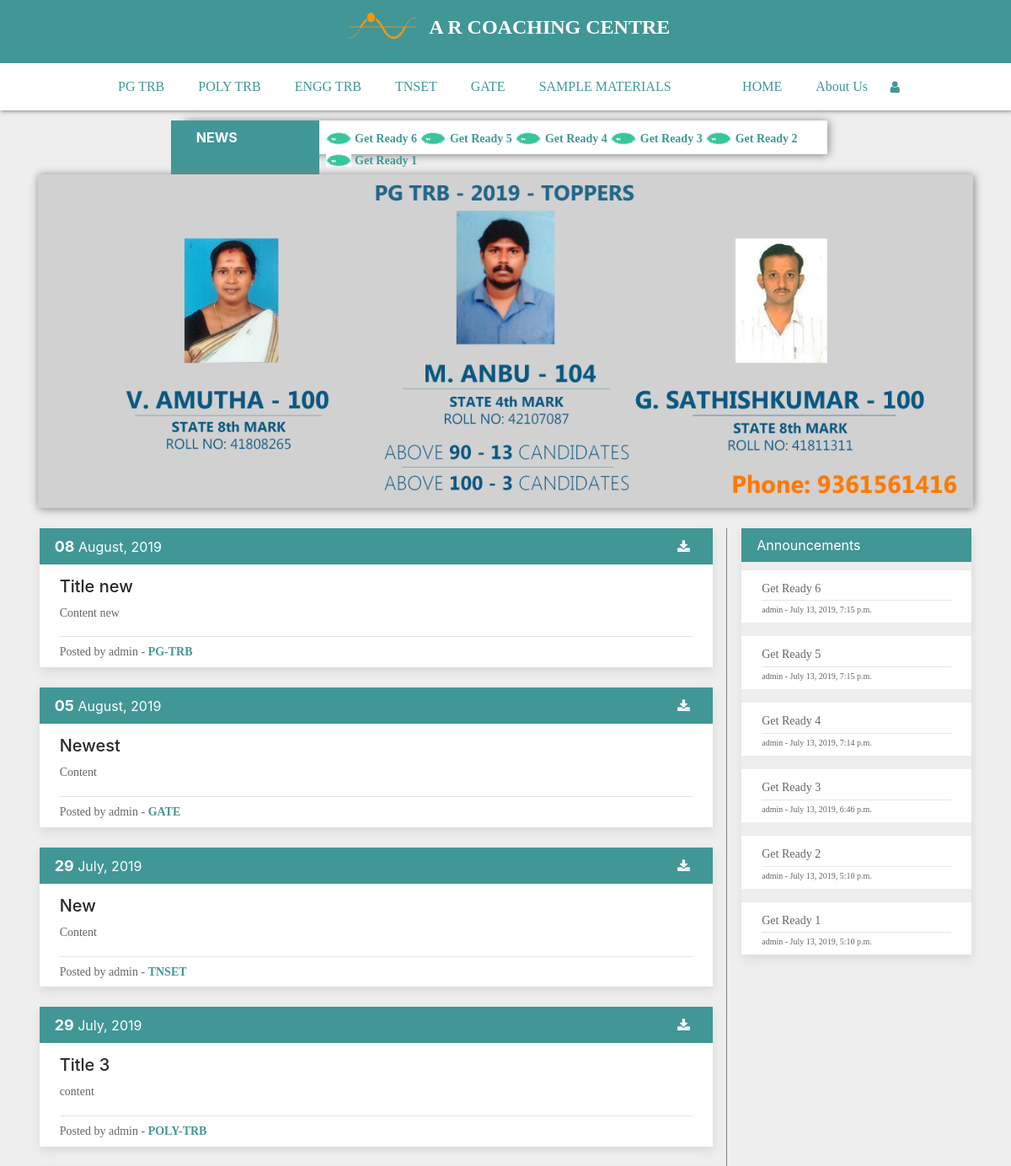
The app's page / (upper part), older data.
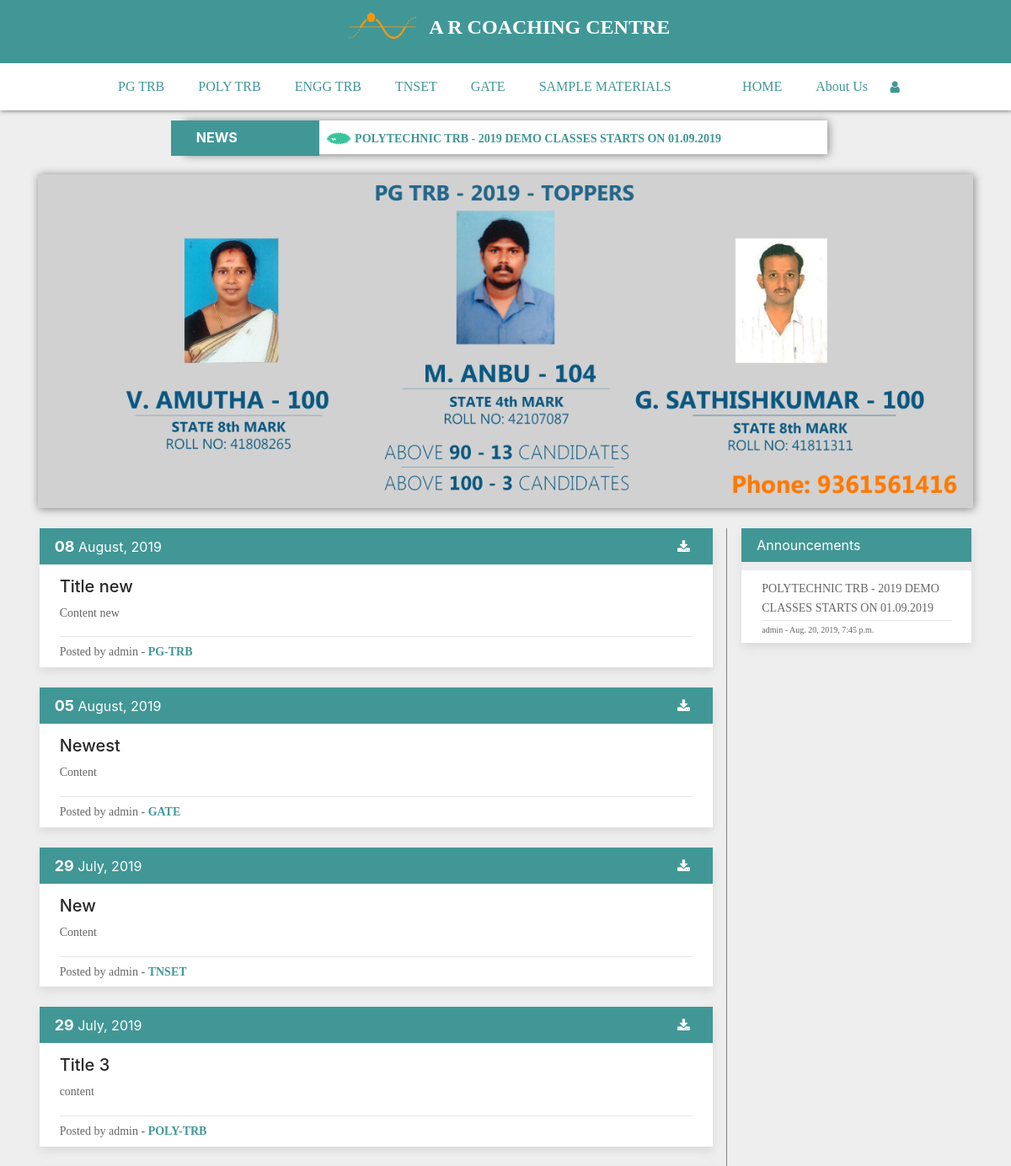
The same page, newer data.
### blog/models.py (models this page shows, shortened)
class Announcement(models.Model):
	announcement = models.TextField(max_length=500)
	time = models.DateTimeField(default=timezone.now)
	author = models.ForeignKey(User, on_delete=models.CASCADE)

class Post(models.Model):
	CHOICES=(('PG TRB','PG TRB'),('POLY TRB','POLY TRB'),('ENGG TRB','ENGR TRB'),('TNSET','TNSET'),('GATE','GATE'),('SAMPLE MATERIALS','SAMPLE MATERIALS'))
	title = models.CharField(max_length=255)
	content = RichTextField()
	date_posted = models.DateTimeField(default=timezone.now)
	author = models.ForeignKey(User, on_delete=models.CASCADE)
	tag =  models.CharField(max_length=255, choices=CHOICES, null=False)
	link = models.CharField(max_length=255, blank=True)

### blog/views.py (the view)
# urls.py: path('', views.content, name="content"),
def content(request):
    context={
        'posts': Post.objects.all().exclude(tag='SAMPLE MATERIALS').order_by('date_posted'),
        'announces': Announcement.objects.all().order_by('-id')[:7]
       }
    return render(request, 'blog/content.html',context)

### blog/templates/blog/content.html (shortened to what this page needs)
{% extends "blog/base.html" %}
{% block content%}
<div>
    <img src="/static/img/banner1.jpg" width="100%" style="box-shadow: 1px 1px 10px grey">
</div>
<br>
<div class="row">
    <div class="left">
        {% for Post in posts reversed %}
        <div class="post-body">
            <div class="post-head">
                <div>
                        <b style="font-size: 18px">{{Post.date_posted|date:"d"}}</b>
                        <c style="margin-top: 3%">{{Post.date_posted|date:"F, Y"}}</c>
                        <a href="http://{{Post.link}}" class="fa fa-download" style="color: white; float: right; padding-top: 6px"></a>
                </div>
            </div>
            <div class="post-content">
                <h5 style="color: rgb(39, 39, 39)">{{Post.title}}</h5>
                {{Post.content|safe}}
            </div>
            <div class="post-sub" style="padding: 6px 24px">
                <p style="margin: 0">Posted by {{Post.author}} - <b style="color: rgb(65, 151, 150)">{{Post.tag}}</b></p>
            </div>
        </div><br>
        {% endfor %}
    </div>
    <div class="right">
        <div class="post-body">
            <div class="post-head">Announcements</div>
            {% for Announce in announces %}
            <div class="post-content" style="margin-top: 10px; padding-top: 10px; padding-bottom: 0px">
                <p style="margin-bottom: 0">{{Announce.announcement}}</p>
                <hr style="margin-top: 2;margin-bottom: 2">
                <p style="font-size: 10px; padding-bottom: 7;">{{Announce.author}} - {{Announce.time}}</p>
            </div>
            {% endfor %}
        </div>
    </div>
</div><br>
{% endblock content%}

### blog/templates/blog/base.html (shortened to what this page needs)
{% load static %}
<html lang="en">
<head>
    <link rel="stylesheet" type="text/css" href="{% static 'css/main.css' %}">
    <link rel="stylesheet" type="text/css" href="{% static 'css/login.css' %}">
    <link rel="stylesheet" type="text/css" href="{% static 'css/util.css' %}">
    <link rel="stylesheet" href="https://cdnjs.cloudflare.com/ajax/libs/font-awesome/4.7.0/css/font-awesome.min.css">
    <link rel="stylesheet" href="https://maxcdn.bootstrapcdn.com/bootstrap/4.0.0/css/bootstrap.min.css">
</head>
<body style="background-color: rgb(238, 238, 238)">
    <nav style="text-align: center; padding: 1%; height: 75px; float: left">
        <img src="/static/img/logo-head.png" alt="" height="50" width="100"style="border-radius: 5px; margin-top: -10px">
        <a href="{% url 'content' %}" style="text-decoration: none"><b style="color: white; font-size: 24px; padding-top: 2%">A R COACHING CENTRE</b></a>
    </nav>
    <nav style="background-color: white; box-shadow: 1px 1px 5px grey">
        <ul>
            <li><a href="{% url 'pgtrb' %}" style="color: rgb(65, 151, 150)">PG TRB</a></li>
            <li><a href="{% url 'polytrb' %}" style="color: rgb(65, 151, 150)">POLY TRB</a></li>
            <li><a href="{% url 'engrtrb' %}" style="color: rgb(65, 151, 150)">ENGG TRB</a></li>
            <li><a href="{% url 'tnset' %}" style="color: rgb(65, 151, 150)">TNSET</a></li>
            <li><a href="{% url 'gate' %}" style="color: rgb(65, 151, 150)">GATE</a></li>
            <li><a href="{% url 'sample' %}" style="color: rgb(65, 151, 150)">SAMPLE MATERIALS</a></li>
            {% if not user.is_authenticated %}
            <li style="float: right; padding-top: 3px; margin-left: -10px"><a href="{% url 'login' %}" class="fa fa-user" style="color: rgb(65, 151, 150)"></a></li>
            {% endif %}
            <li style="float: right"><a href="{% url 'about' %}" style="color: rgb(65, 151, 150)">About Us</a></li>
            <li style="float: right"><a href="{% url 'content' %}" style="color: rgb(65, 151, 150)">HOME</a></li>
        </ul>
    </nav>
    <div style="padding: 1%">
    <div style="background-color: white; margin: auto; width: 65%; box-shadow: 1px 1px 10px grey">
        <div class="row" style="width: 100%; height: 40px">
            <div class="left" style="width: 23%; background-color: rgb(65, 151, 150); padding: 8px; padding-left: 30px">
                <b style="color: white">NEWS</b>
            </div>
            <div class="right" style="width: 77%; border-left: white; padding: 8px">
                <marquee direction="left">
                    {% for Announce in announces %}
                    <img src="/static/img/new.gif" height=15 width=30>
                    <a style="font-size: 14px; color: rgb(65, 151, 150)"><b>{{Announce.announcement}}</b></a>
                    {% endfor %}
                </marquee>
            </div>
        </div>
    </div>
    </div>
    <div class="container" style="margin-top: -1%">
        <br>
        {% block content %}
        {% endblock content %}
    </div>
</body>
</html>

### blog/static/css/main.css (style rules this page uses)
nav { overflow: hidden; list-style-type: none; display: block; background-color: rgb(65, 151, 150); text-decoration: none; color: white; width: 100%; height: 56px; }
ul { list-style-type: none; margin: 0; padding: 0 10%; overflow: hidden; width: 100%; }
li { float: left; }
li a { display: inline-block; color: rgb(65, 151, 150); text-align: center; padding: 14px 20px; text-decoration: none; font-size: 16px; }
.left { width: 73%; }
.right { width: 26%; border-left: 1px solid grey; padding-left: 1%; }
.post-body { float: auto; box-shadow: 1px 5px 10px rgb(218, 218, 218); margin: 0 2% }
.post-head { background-color: rgb(65, 151, 150); width: 100%; padding: 8px 18px; color: white; }
.post-content { background-color: white; width: 100%; padding: 14px 24px; color: black; padding-bottom: 0px }
.post-sub { background-color: white; width: 100%; padding: 14px 24px; color: black; font-size: 13px }
.fa { padding: 16.5px; font-size: 19.33px; width: 40px; text-align: center; text-decoration: none; border-radius: 50%; color: white; }

### blog/static/css/login.css (style rules this page uses)
* { margin: 0px; padding: 0px; box-sizing: border-box; }
body, html { height: 100%; font-family: OpenSans-Regular, sans-serif; }
a { font-family: OpenSans-Regular; font-size: 14px; line-height: 1.7; color: #666666; margin: 0px; transition: all 0.4s; -webkit-transition: all 0.4s; -o-transition: all 0.4s; -moz-transition: all 0.4s; }
h1,h2,h3,h4,h5,h6 { margin: 0px; }
p { font-family: OpenSans-Regular; font-size: 14px; line-height: 1.7; color: #666666; margin: 0px; }
ul, li { margin: 0px; list-style-type: none; }

Row changes from the older to the newer data that the page shows:
removed Announcement: announcement "Get Ready 6", author "admin", time "July 13, 2019, 7:15 p.m."
removed Announcement: announcement "Get Ready 5", author "admin", time "July 13, 2019, 7:15 p.m."
removed Announcement: announcement "Get Ready 4", author "admin", time "July 13, 2019, 7:14 p.m."
removed Announcement: announcement "Get Ready 3", author "admin", time "July 13, 2019, 6:46 p.m."
removed Announcement: announcement "Get Ready 2", author "admin", time "July 13, 2019, 5:10 p.m."
removed Announcement: announcement "Get Ready 1", author "admin", time "July 13, 2019, 5:10 p.m."
added Announcement: announcement "POLYTECHNIC TRB - 2019 DEMO CLASSES STARTS ON 01.09.2019", author "admin", time "Aug. 20, 2019, 7:45 p.m."
